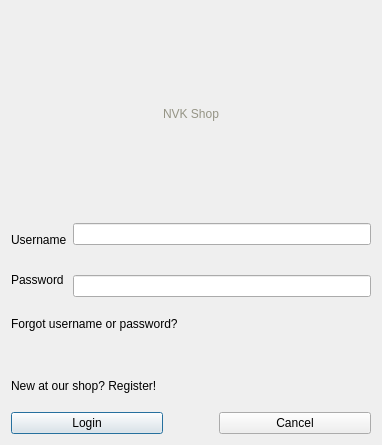
<?xml version="1.0" encoding="UTF-8"?>
<ui version="4.0">
 <class>LoginWindow</class>
 <widget class="QDialog" name="LoginWindow">
  <property name="windowModality">
   <enum>Qt::WindowModal</enum>
  </property>
  <property name="geometry">
   <rect>
    <x>0</x>
    <y>0</y>
    <width>382</width>
    <height>445</height>
   </rect>
  </property>
  <property name="windowTitle">
   <string>Log in</string>
  </property>
  <layout class="QGridLayout" name="gridLayout" rowstretch="4,3,2,4">
   <item row="2" column="0">
    <layout class="QVBoxLayout" name="verticalLayout">
     <property name="spacing">
      <number>20</number>
     </property>
     <item>
      <widget class="QLabel" name="forgotUserNameLabel">
       <property name="text">
        <string>Forgot username or password?</string>
       </property>
      </widget>
     </item>
     <item>
      <widget class="QLabel" name="registerUserLabel">
       <property name="text">
        <string>New at our shop? Register!</string>
       </property>
      </widget>
     </item>
    </layout>
   </item>
   <item row="1" column="0">
    <layout class="QHBoxLayout" name="horizontalLayout">
     <item>
      <layout class="QVBoxLayout" name="verticalLayout_3">
       <item>
        <widget class="QLabel" name="label">
         <property name="text">
          <string>Username</string>
         </property>
        </widget>
       </item>
       <item>
        <widget class="QLabel" name="label_2">
         <property name="text">
          <string>Password</string>
         </property>
        </widget>
       </item>
      </layout>
     </item>
     <item>
      <layout class="QVBoxLayout" name="verticalLayout_2">
       <property name="spacing">
        <number>30</number>
       </property>
       <item>
        <widget class="QLineEdit" name="userNameEdit"/>
       </item>
       <item>
        <widget class="QLineEdit" name="passwordEdit"/>
       </item>
      </layout>
     </item>
    </layout>
   </item>
   <item row="3" column="0">
    <layout class="QHBoxLayout" name="horizontalLayout_3" stretch="2,2">
     <property name="spacing">
      <number>56</number>
     </property>
     <item>
      <widget class="QPushButton" name="loginButton">
       <property name="text">
        <string>Login</string>
       </property>
      </widget>
     </item>
     <item>
      <widget class="QPushButton" name="cancelButton">
       <property name="text">
        <string>Cancel</string>
       </property>
      </widget>
     </item>
    </layout>
   </item>
   <item row="0" column="0">
    <widget class="QLabel" name="nvkShopLabel">
     <property name="palette">
      <palette>
       <active>
        <colorrole role="WindowText">
         <brush brushstyle="SolidPattern">
          <color alpha="255">
           <red>149</red>
           <green>148</green>
           <blue>133</blue>
          </color>
         </brush>
        </colorrole>
       </active>
       <inactive>
        <colorrole role="WindowText">
         <brush brushstyle="SolidPattern">
          <color alpha="255">
           <red>149</red>
           <green>148</green>
           <blue>133</blue>
          </color>
         </brush>
        </colorrole>
       </inactive>
       <disabled>
        <colorrole role="WindowText">
         <brush brushstyle="SolidPattern">
          <color alpha="127">
           <red>255</red>
           <green>255</green>
           <blue>255</blue>
          </color>
         </brush>
        </colorrole>
       </disabled>
      </palette>
     </property>
     <property name="text">
      <string>NVK Shop</string>
     </property>
     <property name="alignment">
      <set>Qt::AlignCenter</set>
     </property>
    </widget>
   </item>
  </layout>
 </widget>
 <resources/>
 <connections/>
</ui>
